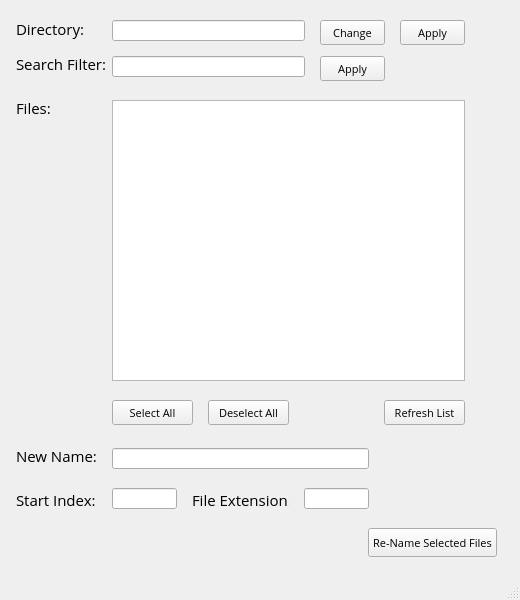
<?xml version="1.0" encoding="UTF-8"?>
<ui version="4.0">
 <class>MainWindow</class>
 <widget class="QMainWindow" name="MainWindow">
  <property name="enabled">
   <bool>true</bool>
  </property>
  <property name="geometry">
   <rect>
    <x>0</x>
    <y>0</y>
    <width>520</width>
    <height>600</height>
   </rect>
  </property>
  <property name="minimumSize">
   <size>
    <width>520</width>
    <height>600</height>
   </size>
  </property>
  <property name="maximumSize">
   <size>
    <width>520</width>
    <height>600</height>
   </size>
  </property>
  <property name="font">
   <font>
    <family>Open Sans</family>
    <pointsize>9</pointsize>
   </font>
  </property>
  <property name="windowTitle">
   <string>Ez Namer</string>
  </property>
  <property name="windowIcon">
   <iconset>
    <normaloff>Resources/Icon32x32.png</normaloff>Resources/Icon32x32.png</iconset>
  </property>
  <property name="autoFillBackground">
   <bool>false</bool>
  </property>
  <widget class="QWidget" name="centralwidget">
   <widget class="QPushButton" name="btn_files_apply">
    <property name="geometry">
     <rect>
      <x>368</x>
      <y>528</y>
      <width>129</width>
      <height>29</height>
     </rect>
    </property>
    <property name="font">
     <font>
      <family>Open Sans</family>
      <pointsize>8</pointsize>
     </font>
    </property>
    <property name="text">
     <string>Re-Name Selected Files</string>
    </property>
   </widget>
   <widget class="QLabel" name="lbl_index">
    <property name="geometry">
     <rect>
      <x>16</x>
      <y>484</y>
      <width>91</width>
      <height>31</height>
     </rect>
    </property>
    <property name="font">
     <font>
      <family>Open Sans</family>
      <pointsize>11</pointsize>
     </font>
    </property>
    <property name="text">
     <string>Start Index:</string>
    </property>
   </widget>
   <widget class="QLabel" name="lbl_extension">
    <property name="geometry">
     <rect>
      <x>192</x>
      <y>484</y>
      <width>97</width>
      <height>31</height>
     </rect>
    </property>
    <property name="font">
     <font>
      <family>Open Sans</family>
      <pointsize>11</pointsize>
     </font>
    </property>
    <property name="text">
     <string>File Extension:</string>
    </property>
   </widget>
   <widget class="QPushButton" name="btn_files_deselect">
    <property name="geometry">
     <rect>
      <x>208</x>
      <y>400</y>
      <width>81</width>
      <height>25</height>
     </rect>
    </property>
    <property name="font">
     <font>
      <family>Open Sans</family>
      <pointsize>8</pointsize>
     </font>
    </property>
    <property name="text">
     <string>Deselect All</string>
    </property>
   </widget>
   <widget class="QPushButton" name="btn_files_select_all">
    <property name="geometry">
     <rect>
      <x>112</x>
      <y>400</y>
      <width>81</width>
      <height>25</height>
     </rect>
    </property>
    <property name="font">
     <font>
      <family>Open Sans</family>
      <pointsize>8</pointsize>
     </font>
    </property>
    <property name="text">
     <string>Select All</string>
    </property>
   </widget>
   <widget class="QLabel" name="lbl_filter">
    <property name="geometry">
     <rect>
      <x>16</x>
      <y>47</y>
      <width>97</width>
      <height>33</height>
     </rect>
    </property>
    <property name="font">
     <font>
      <family>Open Sans</family>
      <pointsize>11</pointsize>
     </font>
    </property>
    <property name="text">
     <string>Search Filter:</string>
    </property>
   </widget>
   <widget class="QLabel" name="lbl_name">
    <property name="geometry">
     <rect>
      <x>16</x>
      <y>440</y>
      <width>86</width>
      <height>31</height>
     </rect>
    </property>
    <property name="font">
     <font>
      <family>Open Sans</family>
      <pointsize>11</pointsize>
     </font>
    </property>
    <property name="text">
     <string>New Name:</string>
    </property>
   </widget>
   <widget class="QLineEdit" name="line_directory">
    <property name="geometry">
     <rect>
      <x>112</x>
      <y>20</y>
      <width>193</width>
      <height>21</height>
     </rect>
    </property>
   </widget>
   <widget class="QLabel" name="lbl_directory">
    <property name="geometry">
     <rect>
      <x>16</x>
      <y>12</y>
      <width>97</width>
      <height>33</height>
     </rect>
    </property>
    <property name="font">
     <font>
      <family>Open Sans</family>
      <pointsize>11</pointsize>
     </font>
    </property>
    <property name="text">
     <string>Directory:</string>
    </property>
   </widget>
   <widget class="QPushButton" name="btn_dir_change">
    <property name="geometry">
     <rect>
      <x>320</x>
      <y>20</y>
      <width>65</width>
      <height>25</height>
     </rect>
    </property>
    <property name="font">
     <font>
      <family>Open Sans</family>
      <pointsize>8</pointsize>
     </font>
    </property>
    <property name="text">
     <string>Change</string>
    </property>
   </widget>
   <widget class="QLabel" name="lbl_files">
    <property name="geometry">
     <rect>
      <x>16</x>
      <y>92</y>
      <width>97</width>
      <height>31</height>
     </rect>
    </property>
    <property name="font">
     <font>
      <family>Open Sans</family>
      <pointsize>11</pointsize>
     </font>
    </property>
    <property name="text">
     <string>Files:</string>
    </property>
   </widget>
   <widget class="QListWidget" name="listWidget">
    <property name="geometry">
     <rect>
      <x>112</x>
      <y>100</y>
      <width>353</width>
      <height>281</height>
     </rect>
    </property>
    <property name="dragDropOverwriteMode">
     <bool>false</bool>
    </property>
    <property name="alternatingRowColors">
     <bool>true</bool>
    </property>
    <property name="batchSize">
     <number>100</number>
    </property>
    <property name="sortingEnabled">
     <bool>false</bool>
    </property>
   </widget>
   <widget class="QLineEdit" name="line_filter">
    <property name="geometry">
     <rect>
      <x>112</x>
      <y>56</y>
      <width>193</width>
      <height>21</height>
     </rect>
    </property>
   </widget>
   <widget class="QLineEdit" name="line_name">
    <property name="geometry">
     <rect>
      <x>112</x>
      <y>448</y>
      <width>257</width>
      <height>21</height>
     </rect>
    </property>
   </widget>
   <widget class="QLineEdit" name="line_index">
    <property name="geometry">
     <rect>
      <x>112</x>
      <y>488</y>
      <width>65</width>
      <height>21</height>
     </rect>
    </property>
    <property name="text">
     <string/>
    </property>
   </widget>
   <widget class="QLineEdit" name="line_extension">
    <property name="geometry">
     <rect>
      <x>304</x>
      <y>488</y>
      <width>65</width>
      <height>21</height>
     </rect>
    </property>
   </widget>
   <widget class="QPushButton" name="btn_dir_apply">
    <property name="geometry">
     <rect>
      <x>400</x>
      <y>20</y>
      <width>65</width>
      <height>25</height>
     </rect>
    </property>
    <property name="font">
     <font>
      <family>Open Sans</family>
      <pointsize>8</pointsize>
     </font>
    </property>
    <property name="text">
     <string>Apply</string>
    </property>
   </widget>
   <widget class="QPushButton" name="btn_filter_apply">
    <property name="geometry">
     <rect>
      <x>320</x>
      <y>56</y>
      <width>65</width>
      <height>25</height>
     </rect>
    </property>
    <property name="font">
     <font>
      <family>Open Sans</family>
      <pointsize>8</pointsize>
     </font>
    </property>
    <property name="text">
     <string>Apply</string>
    </property>
   </widget>
   <widget class="QPushButton" name="btn_files_refresh">
    <property name="geometry">
     <rect>
      <x>384</x>
      <y>400</y>
      <width>81</width>
      <height>25</height>
     </rect>
    </property>
    <property name="font">
     <font>
      <family>Open Sans</family>
      <pointsize>8</pointsize>
     </font>
    </property>
    <property name="text">
     <string>Refresh List</string>
    </property>
   </widget>
  </widget>
  <widget class="QMenuBar" name="menubar">
   <property name="geometry">
    <rect>
     <x>0</x>
     <y>0</y>
     <width>520</width>
     <height>23</height>
    </rect>
   </property>
  </widget>
  <widget class="QStatusBar" name="statusbar"/>
 </widget>
 <resources/>
 <connections/>
 <designerdata>
  <property name="gridDeltaX">
   <number>16</number>
  </property>
  <property name="gridDeltaY">
   <number>4</number>
  </property>
  <property name="gridSnapX">
   <bool>true</bool>
  </property>
  <property name="gridSnapY">
   <bool>true</bool>
  </property>
  <property name="gridVisible">
   <bool>true</bool>
  </property>
 </designerdata>
</ui>
